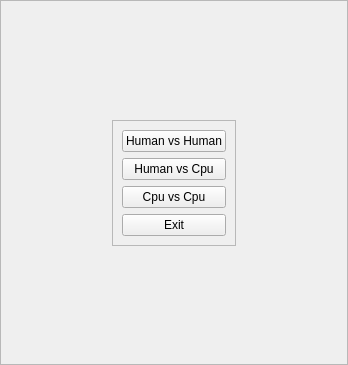
<?xml version="1.0" encoding="UTF-8"?>
<ui version="4.0">
 <class>mainFrame</class>
 <widget class="QFrame" name="mainFrame">
  <property name="geometry">
   <rect>
    <x>0</x>
    <y>0</y>
    <width>348</width>
    <height>365</height>
   </rect>
  </property>
  <property name="windowTitle">
   <string>Frame</string>
  </property>
  <property name="frameShape">
   <enum>QFrame::StyledPanel</enum>
  </property>
  <property name="frameShadow">
   <enum>QFrame::Raised</enum>
  </property>
  <layout class="QGridLayout" name="gridLayout">
   <item row="1" column="0">
    <spacer name="horizontalSpacer">
     <property name="orientation">
      <enum>Qt::Horizontal</enum>
     </property>
     <property name="sizeHint" stdset="0">
      <size>
       <width>40</width>
       <height>20</height>
      </size>
     </property>
    </spacer>
   </item>
   <item row="0" column="1">
    <spacer name="verticalSpacer">
     <property name="orientation">
      <enum>Qt::Vertical</enum>
     </property>
     <property name="sizeHint" stdset="0">
      <size>
       <width>20</width>
       <height>40</height>
      </size>
     </property>
    </spacer>
   </item>
   <item row="1" column="2">
    <spacer name="horizontalSpacer_2">
     <property name="orientation">
      <enum>Qt::Horizontal</enum>
     </property>
     <property name="sizeHint" stdset="0">
      <size>
       <width>40</width>
       <height>20</height>
      </size>
     </property>
    </spacer>
   </item>
   <item row="1" column="1">
    <widget class="QFrame" name="menuFrame">
     <property name="frameShape">
      <enum>QFrame::StyledPanel</enum>
     </property>
     <property name="frameShadow">
      <enum>QFrame::Raised</enum>
     </property>
     <layout class="QVBoxLayout" name="verticalLayout">
      <item>
       <widget class="QPushButton" name="humanVsHumanButton">
        <property name="text">
         <string>Human vs Human</string>
        </property>
       </widget>
      </item>
      <item>
       <widget class="QPushButton" name="humanVsCpuButton">
        <property name="text">
         <string>Human vs Cpu</string>
        </property>
       </widget>
      </item>
      <item>
       <widget class="QPushButton" name="cpuVsCpuButton">
        <property name="text">
         <string>Cpu vs Cpu</string>
        </property>
       </widget>
      </item>
      <item>
       <widget class="QPushButton" name="exitButton">
        <property name="text">
         <string>Exit</string>
        </property>
       </widget>
      </item>
     </layout>
    </widget>
   </item>
   <item row="2" column="1">
    <spacer name="verticalSpacer_2">
     <property name="orientation">
      <enum>Qt::Vertical</enum>
     </property>
     <property name="sizeHint" stdset="0">
      <size>
       <width>20</width>
       <height>40</height>
      </size>
     </property>
    </spacer>
   </item>
  </layout>
 </widget>
 <resources/>
 <connections>
  <connection>
   <sender>humanVsHumanButton</sender>
   <signal>clicked()</signal>
   <receiver>mainFrame</receiver>
   <slot>humanVsHumanClicked()</slot>
   <hints>
    <hint type="sourcelabel">
     <x>208</x>
     <y>143</y>
    </hint>
    <hint type="destinationlabel">
     <x>250</x>
     <y>142</y>
    </hint>
   </hints>
  </connection>
  <connection>
   <sender>humanVsCpuButton</sender>
   <signal>clicked()</signal>
   <receiver>mainFrame</receiver>
   <slot>humanVsCpuClicked()</slot>
   <hints>
    <hint type="sourcelabel">
     <x>191</x>
     <y>163</y>
    </hint>
    <hint type="destinationlabel">
     <x>255</x>
     <y>201</y>
    </hint>
   </hints>
  </connection>
  <connection>
   <sender>cpuVsCpuButton</sender>
   <signal>clicked()</signal>
   <receiver>mainFrame</receiver>
   <slot>cpuVsCpuClicked()</slot>
   <hints>
    <hint type="sourcelabel">
     <x>155</x>
     <y>193</y>
    </hint>
    <hint type="destinationlabel">
     <x>262</x>
     <y>244</y>
    </hint>
   </hints>
  </connection>
  <connection>
   <sender>exitButton</sender>
   <signal>clicked()</signal>
   <receiver>mainFrame</receiver>
   <slot>close()</slot>
   <hints>
    <hint type="sourcelabel">
     <x>198</x>
     <y>229</y>
    </hint>
    <hint type="destinationlabel">
     <x>198</x>
     <y>269</y>
    </hint>
   </hints>
  </connection>
 </connections>
 <slots>
  <slot>humanVsHumanClicked()</slot>
  <slot>humanVsCpuClicked()</slot>
  <slot>cpuVsCpuClicked()</slot>
 </slots>
</ui>
